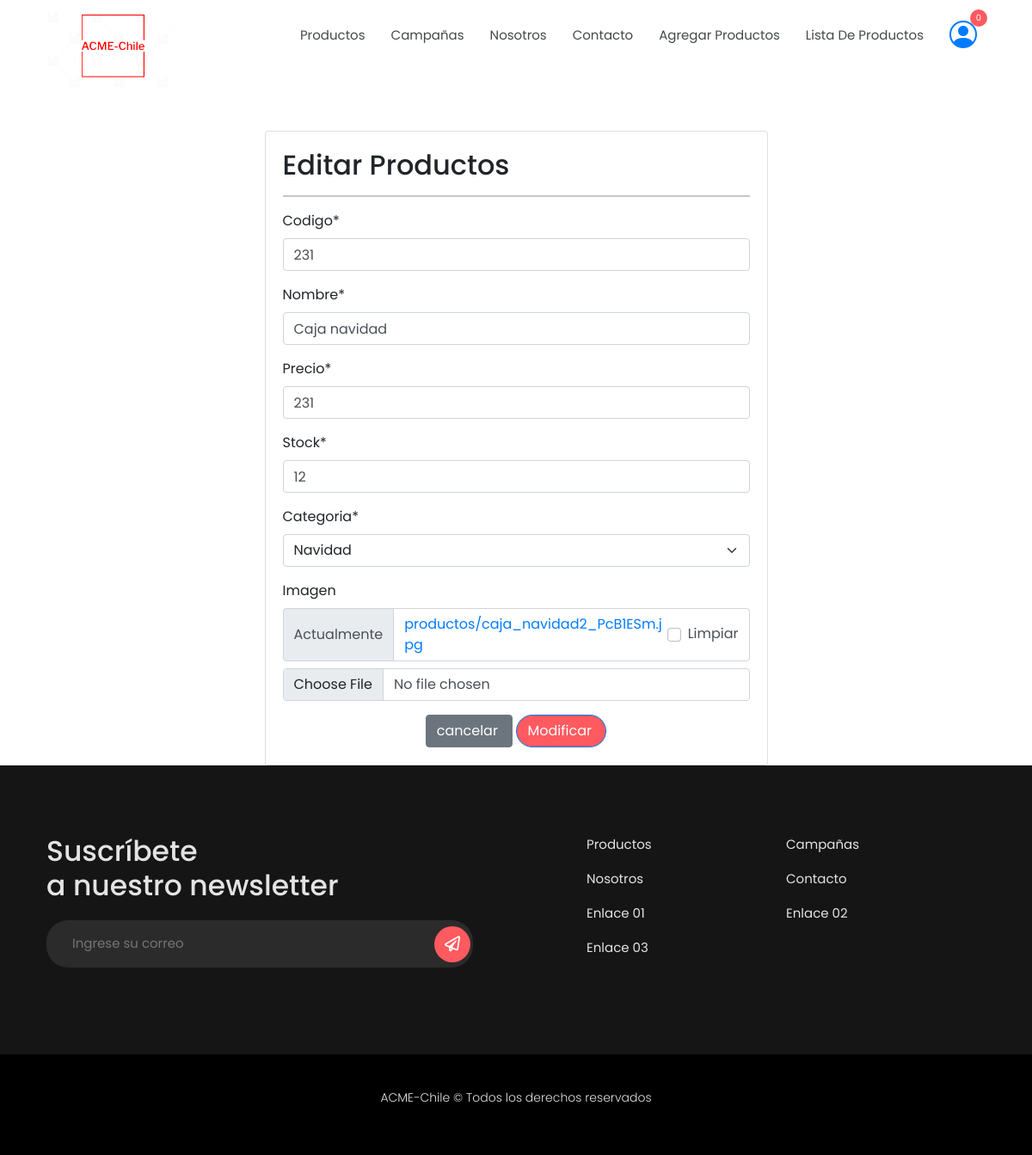
The app's page /modificar-producto/231/ with its own data.
### acne/models.py (models this page shows, shortened)
class Producto(models.Model):
    codigo = models.CharField(primary_key=True, max_length=10, verbose_name="Codigo")
    nombre = models.CharField(max_length=50, verbose_name="Nombre")
    precio = models.IntegerField(verbose_name="Precio")
    stock = models.IntegerField(verbose_name="Stock")
    categoria = models.ForeignKey(Categoria, on_delete=models.CASCADE, verbose_name="Categoria")
    imagen = models.ImageField(upload_to="productos", null=True, blank=True, verbose_name="Imagen")

### acne/views.py (the view, shortened to what this page needs)
# urls.py: path('modificar-producto/<int:id>/', modificar_producto, name="modificar_producto"),
def modificar_producto(request, id):
    producto = get_object_or_404(Producto, codigo=id)
    data = {
        'form': ProductoForm(instance=producto)
    }
    return render(request, 'app/producto/modificar.html', data)

### acne/forms.py
class ProductoForm(forms.ModelForm):
    class Meta:
        model = Producto
        fields = '__all__'

### acne/models.py (called while the page is built)
    def __str__(self):
        return self.nombreCategoria

### acne/templates/app/producto/modificar.html (shortened to what this page needs)
{% extends 'app/base.html' %}
{% load crispy_forms_tags %}
{% block contenido%}
<br><br>
<div class="row">
    <div class="col-12 col-md-6 offset-md-3">
        <div class="card">
            <div class="card-body">
                <h2>Editar Productos</h2>
                <hr>
                <form action="" method="post" enctype="multipart/form-data">
                    {{ form | crispy }}
                    <div class="d-flex justify-content-center">
                        <input type="reset" value="cancelar " class="btn btn-secondary">
                        <input type="submit" value="Modificar " class="btn btn-primary">
                    </div>
                </form>
            </div>
        </div>
    </div>
</div>
{% endblock %}

### acne/static/app/css/style.css (style rules this page uses)
:root { --color-principal: #FF5A5F; --color-primary-hover:#d64246; --color-verde:#04A75B; --color-negro: #444A47; --color-fondo: #F7F9FD; --color-footer: #151515; }
* { padding: 0px; margin: 0; }
body { font-family: 'Poppins', sans-serif; }
.hm-wrapper, body { min-height: 100%; }
a { text-decoration: none; }
.btn-primary { background: var(--color-principal); color: #fff; border-radius: 25px; text-align: center; }

### records on screen
Producto: codigo "231", nombre "Caja navidad", precio "231", stock "12", categoria "Navidad"
